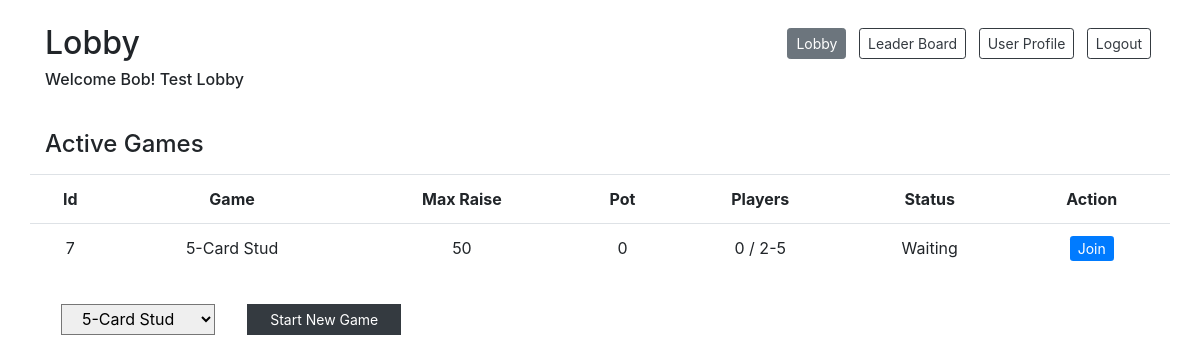
The app's page /lobby (signed in) with its own data.
### models.py (models this page shows)
class User(db.Model):
    __tablename__ = "users"
    id = db.Column(db.Integer, primary_key=True)
    user_name = db.Column(db.String(255))
    email = db.Column(db.String(255))
    password = db.Column(db.String(255))
    balance = db.Column(db.Integer)
    photo = db.Column(db.BLOB)
    current_game_id = db.Column(db.Integer, db.ForeignKey("games.id"), nullable=True)  # is null if not currently in a game
    current_game = db.relationship("Game", foreign_keys=[current_game_id], backref="game_users")
    created_at = db.Column(db.DateTime, server_default=func.now())
    updated_at = db.Column(db.DateTime, server_default=func.now(), onupdate=func.now())

class GameType(db.Model):
    __tablename__ = "game_types"
    id = db.Column(db.Integer, primary_key=True)
    game_name = db.Column(db.String(255))
    time_limit = db.Column(db.Integer)
    min_players = db.Column(db.Integer)
    max_players = db.Column(db.Integer)
    ante = db.Column(db.Integer)
    max_raise = db.Column(db.Integer)
    rounds = db.relationship("GameRound", back_populates="game_type")
    created_at = db.Column(db.DateTime, server_default=func.now())
    updated_at = db.Column(db.DateTime, server_default=func.now(), onupdate=func.now())

### controller.py (the view)
def lobby():
    if 'user_id' in session:
        user = getUser(session['user_id'])
        if user:
            if user.current_game_id:  # user is in a game
                game = getGame(user.current_game_id)
                if game.game_status == 1:  # game is playing
                    return redirect('/card-table')
                elif game.game_status == 2:  # game is completed
                    removePlayerFromGame(user, user.current_game_id)
            lobbyInfo = getLobbyInfo(user)
            return render_template('lobby.html', user = lobbyInfo['user'], games = lobbyInfo['games'], game_types = lobbyInfo['game_types'])
    return redirect('/login-registration')

### utilities.py (called while the page is built)
def getUser(user_id):
    user = User.query.get(user_id)
    return user

def getActiveGames():
    active_games = Game.query.filter(or_(Game.game_status == 0, Game.game_status == 1)).all()
    return active_games  # return game info

def getGameTypes():
    game_types = GameType.query.all()
    return game_types  # return game types

def getNumNonExitedPlayers(game_id):
    num_players = User.query.filter_by(current_game_id=game_id).count()
    return num_players

def getNumRounds(game_id):
    game = Game.query.get(game_id)
    num_rounds = GameRound.query.filter_by(game_type_id=game.game_type_id).count()
    return num_rounds

### templates/lobby.html (shortened to what this page needs)
<!DOCTYPE html>
<html lang="en">
<head>
    <link href="https://stackpath.bootstrapcdn.com/bootstrap/4.4.1/css/bootstrap.min.css" rel="stylesheet">
</head>
<body>
    <div class="container bg-white">
        <div class="row justify-content-between mt-4 mb-2">
            <div class="col-auto">
                <h2>Lobby</h2>
                <h6>Welcome {{user.user_name}}! Test Lobby</h6>
            </div>
            <div class="col-auto">
                <a href="#" class="inactive col-auto btn btn-secondary btn-sm mx-1 mt-1 mb-3">Lobby</a>
                <a href="/leaderboard" class="col-auto btn btn-outline-dark btn-sm mx-1 mt-1 mb-3">Leader Board</a>
                <a href="/user-profile" class="col-auto btn btn-outline-dark btn-sm mx-1 mt-1 mb-3">User Profile</a>
                <a href="/logout-action" class="col-auto btn btn-outline-dark btn-sm mx-1 mt-1 mb-3">Logout</a>
            </div>
        </div>
        <div class="row pt-4">
            <h4 class="col-12 pb-2">Active Games</h4>
            {% if games %}
            <table class="table table-fixed text-center table-hover">
                <tr>
                    <th>Id</th>
                    <th>Game</th>
                    <th>Max Raise</th>
                    <th>Pot</th>
                    <th>Players</th>
                    <th>Status</th>
                    <th>Action</th>
                    {% for game in games %}
                            <td>{{game.id}}</td>
                            <td>{{game.game_name}}</td>
                            <td>{{game.max_raise}}</td>
                            <td>{{game.pot}}</td>
                            <td>{{game.num_players}} / {{game.min_players}}-{{game.max_players}}</td>
                            {% if game.game_status == 0 or game.game_status == 1 %}
                                <td>{% if game.game_status == 0 %}Waiting
                                    {% else %}Rnd {{game.round_num}} / {{game.num_rounds}}
                                    {% endif %}
                                </td>
                                {% if user.current_game_id == game.id %}
                                <td><a href="/lobby/leave-game/{{game.id}}" class="button btn-sm btn-primary">Leave</a></td>
                                {% elif not user.current_game_id: %}
                                <td><a href="/lobby/join-game/{{game.id}}" class="button btn-sm btn-primary">Join</a></td>
                                {% else %}
                                <td></td>
                                {% endif %}
                            {% else %}
                                <td>Done</td>
                                <td></td>
                            {% endif %}
                        </tr>
                    {% endfor %}
            </table>
            {% else %}
            <h6>No active games</h6>
            {% endif %}
        </div>
        {% if not user.current_game_id %}
        <form action="/lobby/new-game" method="post" class="col-5 pt-3">
            <div class="row">
                <select type="text" name="game_type_id" class="input-sm col-4 rounded-0 px-3 mx-3" required>
                    {% for game_type in game_types %}
                        <option value="{{game_type.id}}">{{game_type.game_name}}</option>
                    {% endfor %}
                </select>
                <button type="submit" class="col-4 btn btn-dark btn-sm btn-block rounded-0 ml-3">Start New Game</button>
            </div>
        </form>
        {% endif %}
    </div>
</body>
</html>

### records on screen
User: user_name "Bob"
GameType: id "7", game_name "5-Card Stud", max_raise "50", pot "0", num_players "0", min_players "2", max_players "5"

### other values on screen
form field game_type_id "5-Card Stud"
